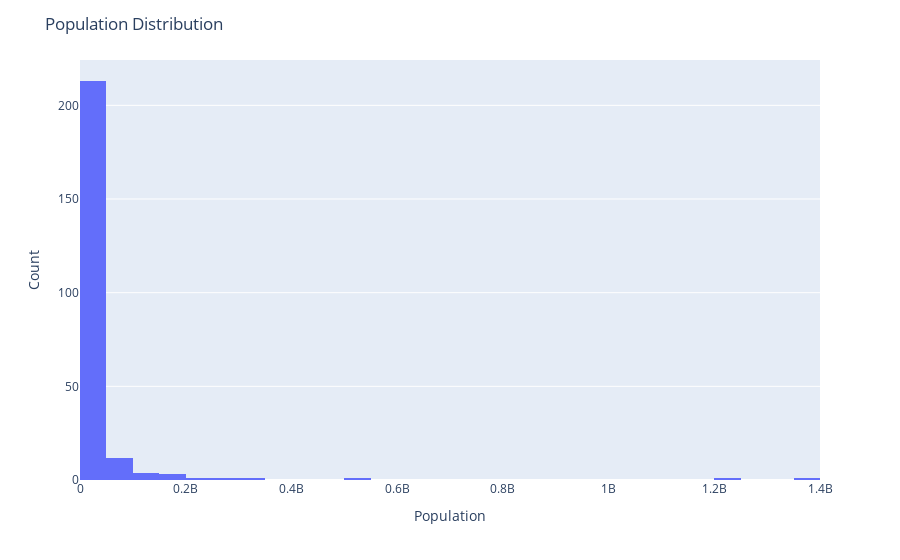

The notebook cell saved with this chart:
### Code cell
fig = px.histogram(df, x='population')
fig.update_layout(title = "Population Distribution", height = 500)
fig.update_layout(xaxis_title = "Population", yaxis_title = "Count")
fig.show()

### Figure 1 — Plotly figure (JSON) as saved in the notebook; plotly's stock layout.template omitted (floating-point values rounded to 4 significant figures; data arrays with more than 128 entries replaced by an {"elided": "..."} marker saying what was removed)
{"data": [{"alignmentgroup": "True", "bingroup": "x", "hovertemplate": "population=%{x}<br>count=%{y}<extra></extra>", "legendgroup": "", "marker": {"color": "#636efa", "pattern": {"shape": ""}}, "name": "", "offsetgroup": "", "orientation": "v", "showlegend": false, "type": "histogram", "x": {"elided": "259 int values"}, "xaxis": "x", "yaxis": "y"}], "layout": {"autosize": true, "barmode": "relative", "legend": {"tracegroupgap": 0}, "margin": {"t": 60}, "title": {"text": "Population Distribution"}, "xaxis": {"anchor": "y", "autorange": true, "domain": [0, 1], "range": [-0.5, 1400000000.0], "title": {"text": "Population"}, "type": "linear"}, "yaxis": {"anchor": "x", "autorange": true, "domain": [0, 1], "range": [0, 224.2], "title": {"text": "Count"}}}}
